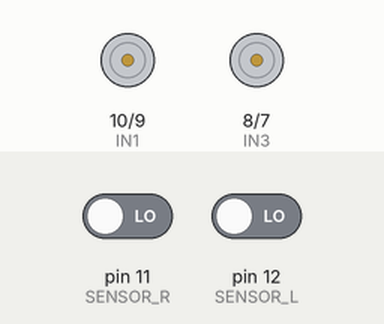
Bench run of a sketch on a simulated Arduino Uno, built with avr-gcc and run on an emulated ATmega328P. On the bench: motor-driver pin pairs drawn as motors (green arrow = first pin HIGH = forward, orange = second pin HIGH = backward, longer = more drive, scaled by the enable pin). The test bench sets the inputs (shaded band); at power-on: pin 11 (SENSOR_R) LOW, pin 12 (SENSOR_L) LOW.

Above: at 1.2 s.
1.3 s: pin 11 (SENSOR_R) driven HIGH
At 1.6 s:
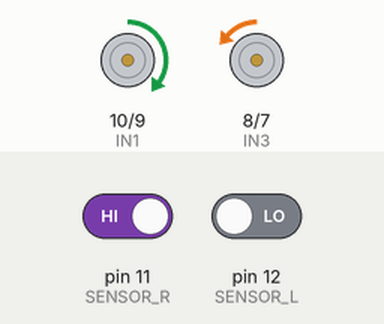
2.8 s: pin 12 (SENSOR_L) driven HIGH
At 3.9 s:
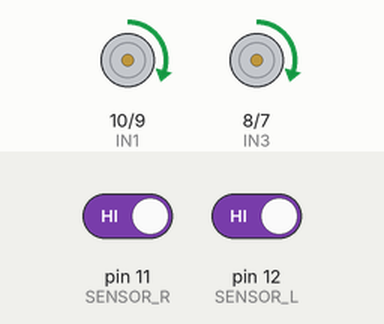
4.3 s: pin 11 (SENSOR_R) driven LOW
At 5.0 s:
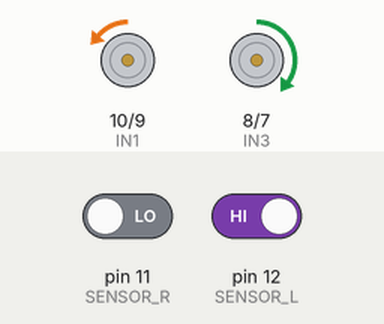
5.8 s: pin 12 (SENSOR_L) driven LOW
At 6.2 s:
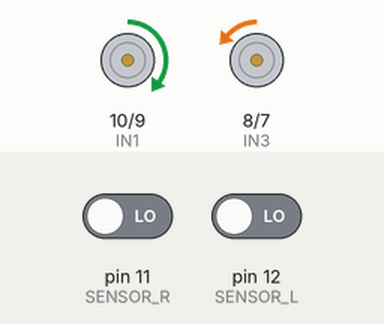
Timing chart, 0 to 19.2 s (numbered marks = the images above; inputs shaded):
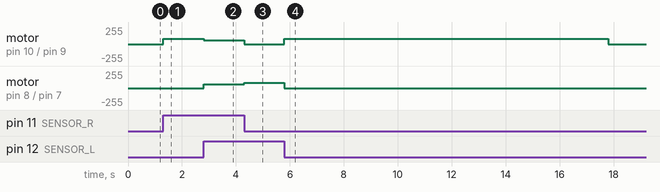

The sketch:

driod_2.1.ino
```cpp
const int SENSOR_L = 12;
const int SENSOR_R = 11;

const int ENA = 5;   // left motor PWM
const int IN1 = 10;
const int IN2 = 9;
const int ENB = 6;   // right motor PWM
const int IN3 = 8;
const int IN4 = 7;

const int BLACK = HIGH;
const int SPEED = 60;
const int TURN = 80;


int last = 0;  // -1 = last turned left, 1 = last turned right
unsigned long lostAt = 0;
const unsigned long SEARCH_MS = 12000;

void drive(int l, int r) {
  digitalWrite(IN1, l > 0); digitalWrite(IN2, l < 0);
  digitalWrite(IN3, r > 0); digitalWrite(IN4, r < 0);
  analogWrite(ENA, abs(l));
  analogWrite(ENB, abs(r));
}

void setup() {
  pinMode(SENSOR_L, INPUT);
  pinMode(SENSOR_R, INPUT);
  pinMode(ENA, OUTPUT);
  pinMode(IN1, OUTPUT);
  pinMode(IN2, OUTPUT);
  pinMode(ENB, OUTPUT);
  pinMode(IN3, OUTPUT);
  pinMode(IN4, OUTPUT);
}

void loop() {
  bool l = digitalRead(SENSOR_L) == BLACK;
  bool r = digitalRead(SENSOR_R) == BLACK;

  if (l && r)  {  // both on balck: forward : change according to liking
    drive(SPEED, SPEED);
    lostAt = 0;
  }
  else if (l && !r){      // now motor second motor doesnt stop
  //it reverse so it move smoothly as before it was stopping which casusing the twitching
  // calibrate accrodingly
    drive(-1, TURN);      // line on left: stop left wheel
    last = 1;
    lostAt = 0;
  }
  else if (!l && r){
    drive(TURN, -1);      // line on right: stop right wheel
    last = -1;
    lostAt = 0;
  }
  else{ // second loop which will act as automation solution to find the black line own its own
    if (lostAt == 0) lostAt = millis();
    if (millis() -lostAt < SEARCH_MS){
      if(last<0)      drive(-1,TURN);
      else if(last>0) drive(TURN,-1);
      else            drive(0,0);
    }
    else{
    drive(0, 0); //serched for too long so stoping
    }
  }

}
```

Measured:
- after the input at 1.3 s, motor on pin 10 (IN1) / pin 9 (IN2): stopped → forward 80/255 at once; motor on pin 8 (IN3) / pin 7 (IN4): stopped → backward 1/255 at once
- after the input at 2.8 s, motor on pin 10 (IN1) / pin 9 (IN2): forward 80/255 → forward 60/255 at once; motor on pin 8 (IN3) / pin 7 (IN4): backward 1/255 → forward 60/255 at once
- after the input at 4.3 s, motor on pin 10 (IN1) / pin 9 (IN2): forward 60/255 → backward 1/255 at once; motor on pin 8 (IN3) / pin 7 (IN4): forward 60/255 → forward 80/255 at once
- after the input at 5.8 s, motor on pin 10 (IN1) / pin 9 (IN2): backward 1/255 → forward 80/255 at once, → stopped 12.0 s later; motor on pin 8 (IN3) / pin 7 (IN4): forward 80/255 → backward 1/255 at once, → stopped 12.0 s later
